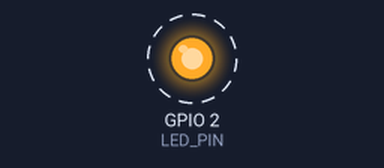
The sketch below on a simulated ESP32. Shown: output pins drawn as LEDs (lit = HIGH). Dashed ring = blinking. What the sketch prints to the serial monitor is not drawn.

Above: at 0.4 s.
Timing chart, 0 to 3.2 s (numbered marks = the images above):
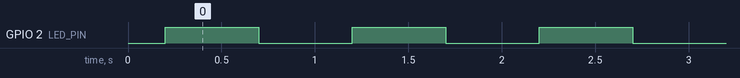

The sketch:

blink_test.ino
```cpp
#define LED_PIN 2

void setup() {
  pinMode(LED_PIN, OUTPUT);
  Serial.begin(115200);
  delay(200);
  Serial.println("TARS body test: blink starting on GPIO 2");
}

void loop() {
  digitalWrite(LED_PIN, HIGH);
  Serial.println("LED ON");
  delay(500);
  digitalWrite(LED_PIN, LOW);
  Serial.println("LED OFF");
  delay(500);
}
```

Measured:
- by itself, GPIO 2 (LED_PIN): alternates HIGH for 0.50 s and LOW for 0.50 s
